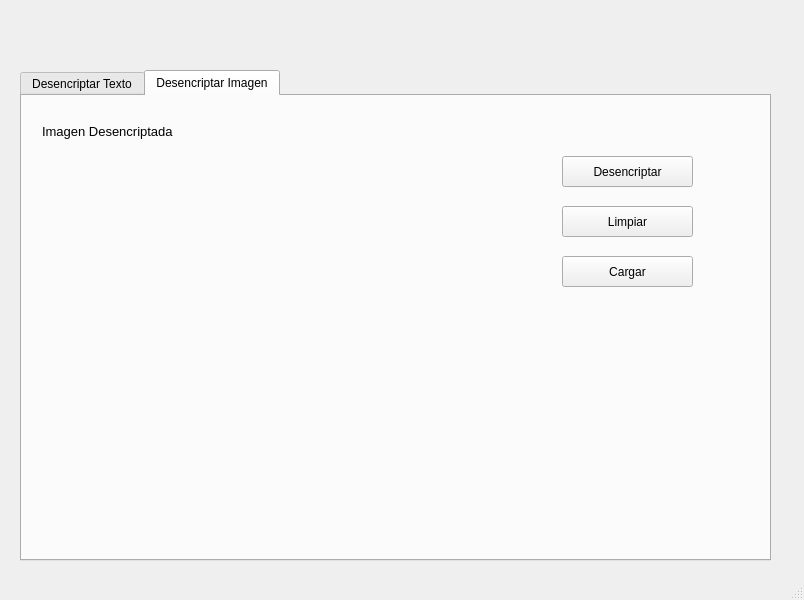
<?xml version="1.0" encoding="UTF-8"?>
<ui version="4.0">
 <class>FrmEncriptar</class>
 <widget class="QMainWindow" name="FrmEncriptar">
  <property name="geometry">
   <rect>
    <x>0</x>
    <y>0</y>
    <width>804</width>
    <height>600</height>
   </rect>
  </property>
  <property name="windowTitle">
   <string>MainWindow</string>
  </property>
  <property name="toolButtonStyle">
   <enum>Qt::ToolButtonIconOnly</enum>
  </property>
  <widget class="QWidget" name="centralwidget">
   <widget class="QTabWidget" name="tabWidget">
    <property name="geometry">
     <rect>
      <x>20</x>
      <y>70</y>
      <width>751</width>
      <height>491</height>
     </rect>
    </property>
    <property name="currentIndex">
     <number>1</number>
    </property>
    <property name="elideMode">
     <enum>Qt::ElideMiddle</enum>
    </property>
    <widget class="QWidget" name="tab">
     <attribute name="title">
      <string>Desencriptar Texto</string>
     </attribute>
     <widget class="QLabel" name="lblTextoencriptado">
      <property name="geometry">
       <rect>
        <x>10</x>
        <y>0</y>
        <width>211</width>
        <height>31</height>
       </rect>
      </property>
      <property name="font">
       <font>
        <pointsize>14</pointsize>
       </font>
      </property>
      <property name="text">
       <string>Mensaje Encriptado</string>
      </property>
     </widget>
     <widget class="QLabel" name="lblMensajeDesencriptado">
      <property name="geometry">
       <rect>
        <x>10</x>
        <y>270</y>
        <width>531</width>
        <height>171</height>
       </rect>
      </property>
      <property name="font">
       <font>
        <pointsize>14</pointsize>
       </font>
      </property>
      <property name="text">
       <string/>
      </property>
     </widget>
     <widget class="QLabel" name="lblTextoPlano">
      <property name="geometry">
       <rect>
        <x>20</x>
        <y>220</y>
        <width>191</width>
        <height>20</height>
       </rect>
      </property>
      <property name="font">
       <font>
        <pointsize>14</pointsize>
       </font>
      </property>
      <property name="text">
       <string>Mensaje</string>
      </property>
     </widget>
     <widget class="QPushButton" name="btnDesencriptar">
      <property name="geometry">
       <rect>
        <x>580</x>
        <y>42</y>
        <width>131</width>
        <height>31</height>
       </rect>
      </property>
      <property name="text">
       <string>Desencriptar</string>
      </property>
      <property name="icon">
       <iconset>
        <normaloff>imagenes/desencriptar.png</normaloff>imagenes/desencriptar.png</iconset>
      </property>
     </widget>
     <widget class="QPushButton" name="btnLimpiar">
      <property name="geometry">
       <rect>
        <x>580</x>
        <y>92</y>
        <width>131</width>
        <height>31</height>
       </rect>
      </property>
      <property name="text">
       <string>Limpiar</string>
      </property>
      <property name="icon">
       <iconset>
        <normaloff>imagenes/limpiar.png</normaloff>imagenes/limpiar.png</iconset>
      </property>
     </widget>
     <widget class="QPushButton" name="btnCargar">
      <property name="geometry">
       <rect>
        <x>580</x>
        <y>142</y>
        <width>131</width>
        <height>31</height>
       </rect>
      </property>
      <property name="text">
       <string>Cargar</string>
      </property>
      <property name="icon">
       <iconset>
        <normaloff>imagenes/cargando.png</normaloff>imagenes/cargando.png</iconset>
      </property>
     </widget>
     <widget class="QPushButton" name="btnDescargar">
      <property name="geometry">
       <rect>
        <x>580</x>
        <y>190</y>
        <width>131</width>
        <height>31</height>
       </rect>
      </property>
      <property name="text">
       <string>Descargar</string>
      </property>
      <property name="icon">
       <iconset>
        <normaloff>imagenes/descargar.png</normaloff>imagenes/descargar.png</iconset>
      </property>
     </widget>
     <widget class="QLabel" name="lblMensajeEncriptado_2">
      <property name="geometry">
       <rect>
        <x>20</x>
        <y>30</y>
        <width>531</width>
        <height>171</height>
       </rect>
      </property>
      <property name="font">
       <font>
        <pointsize>14</pointsize>
       </font>
      </property>
      <property name="text">
       <string/>
      </property>
     </widget>
    </widget>
    <widget class="QWidget" name="tab_2">
     <attribute name="title">
      <string>Desencriptar Imagen</string>
     </attribute>
     <widget class="QLabel" name="label">
      <property name="geometry">
       <rect>
        <x>20</x>
        <y>20</y>
        <width>181</width>
        <height>31</height>
       </rect>
      </property>
      <property name="font">
       <font>
        <pointsize>10</pointsize>
       </font>
      </property>
      <property name="text">
       <string>Imagen Desencriptada</string>
      </property>
     </widget>
     <widget class="QLabel" name="lblimagenDesencriptada">
      <property name="geometry">
       <rect>
        <x>20</x>
        <y>90</y>
        <width>431</width>
        <height>231</height>
       </rect>
      </property>
      <property name="text">
       <string/>
      </property>
     </widget>
     <widget class="QPushButton" name="btnDesencriptar_2">
      <property name="geometry">
       <rect>
        <x>540</x>
        <y>60</y>
        <width>131</width>
        <height>31</height>
       </rect>
      </property>
      <property name="text">
       <string>Desencriptar</string>
      </property>
      <property name="icon">
       <iconset>
        <normaloff>imagenes/desencriptar.png</normaloff>imagenes/desencriptar.png</iconset>
      </property>
     </widget>
     <widget class="QPushButton" name="btnLimpiar_2">
      <property name="geometry">
       <rect>
        <x>540</x>
        <y>110</y>
        <width>131</width>
        <height>31</height>
       </rect>
      </property>
      <property name="text">
       <string>Limpiar</string>
      </property>
      <property name="icon">
       <iconset>
        <normaloff>imagenes/limpiar.png</normaloff>imagenes/limpiar.png</iconset>
      </property>
     </widget>
     <widget class="QPushButton" name="btnCargar_2">
      <property name="geometry">
       <rect>
        <x>540</x>
        <y>160</y>
        <width>131</width>
        <height>31</height>
       </rect>
      </property>
      <property name="text">
       <string>Cargar</string>
      </property>
      <property name="icon">
       <iconset>
        <normaloff>imagenes/cargando.png</normaloff>imagenes/cargando.png</iconset>
      </property>
     </widget>
    </widget>
   </widget>
  </widget>
  <widget class="QMenuBar" name="menubar">
   <property name="geometry">
    <rect>
     <x>0</x>
     <y>0</y>
     <width>804</width>
     <height>26</height>
    </rect>
   </property>
  </widget>
  <widget class="QStatusBar" name="statusbar"/>
 </widget>
 <resources/>
 <connections/>
</ui>
